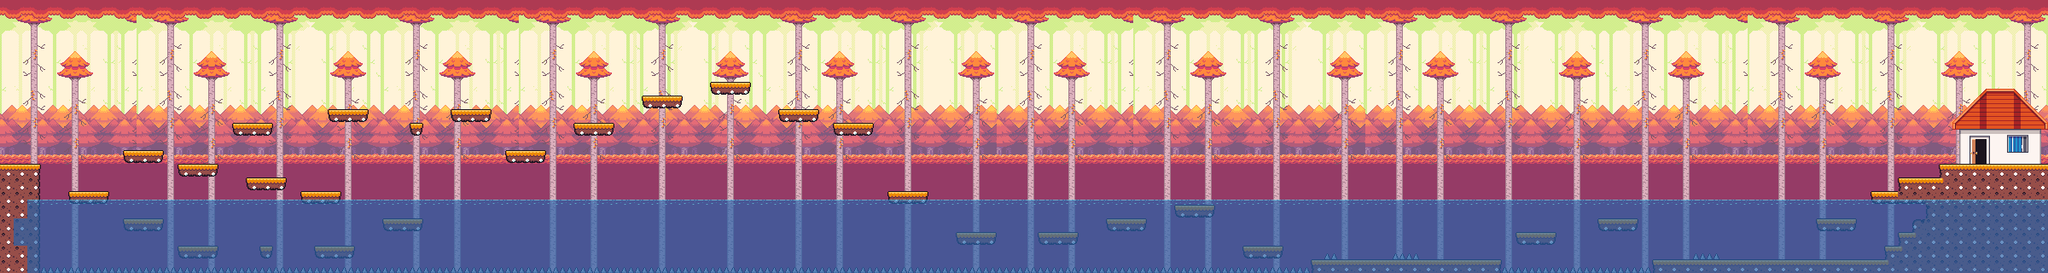

The image is a tile-based game level rendered from a .tmx file. Its description and source (layers, tilesets, objects; grid data summarised) follow:
An orthogonal 150x20 tile map with 16x16 px tiles, 3 tile layers (Background, Platform, Water), 5 tilesets and 154 objects (110x Spike, Checkpoint, Player).

<map version="1.10" tiledversion="1.11.2" orientation="orthogonal" renderorder="right-down" width="150" height="20" tilewidth="16" tileheight="16" infinite="0" nextlayerid="6" nextobjectid="173">
 <tileset firstgid="1" source="_Complete_static_BG_(288 x 208)Autumn.tsx" />
 <tileset firstgid="235" source="Terrain (16 x 16) mush.tsx" />
 <tileset firstgid="405" source="Water_frames (16 x 32).tsx" />
 <tileset firstgid="409" source="House (112 x 96).tsx" />
 <tileset firstgid="499" source="spikes.tsx" />
 <layer id="1" name="Background" width="150" height="20">
  <data>[3000 cells, 3000 non-empty, 234 distinct tile ids]</data>
 </layer>
 <layer id="2" name="Platform" width="150" height="20">
  <data>[3000 cells, 375 non-empty, 61 distinct tile ids]</data>
 </layer>
 <objectgroup id="5" name="Spawnpoints">
  <object id="45" type="Checkpoint" x="2288" y="96" width="112" height="96" />
  <object id="46" name="Player" type="Player" x="16" y="160" width="24" height="24" />
  <object id="47" type="Spike" x="48" y="304" width="16" height="16" />
  <object id="48" type="Spike" x="64" y="304" width="16" height="16" />
  <object id="49" type="Spike" x="80" y="304" width="16" height="16" />
  <object id="50" type="Spike" x="96" y="304" width="16" height="16" />
  <object id="51" type="Spike" x="112" y="304" width="16" height="16" />
  <object id="52" type="Spike" x="128" y="304" width="16" height="16" />
  <object id="53" type="Spike" x="144" y="304" width="16" height="16" />
  <object id="54" type="Spike" x="160" y="304" width="16" height="16" />
  <object id="55" type="Spike" x="176" y="304" width="16" height="16" />
  <object id="56" type="Spike" x="192" y="304" width="16" height="16" />
  <object id="57" type="Spike" x="208" y="304" width="16" height="16" />
  <object id="58" type="Spike" x="224" y="304" width="16" height="16" />
  <object id="59" type="Spike" x="240" y="304" width="16" height="16" />
  <object id="60" type="Spike" x="256" y="304" width="16" height="16" />
  <object id="61" type="Spike" x="272" y="304" width="16" height="16" />
  <object id="62" type="Spike" x="304" y="304" width="16" height="16" />
  <object id="63" type="Spike" x="320" y="304" width="16" height="16" />
  <object id="64" type="Spike" x="336" y="304" width="16" height="16" />
  <object id="65" type="Spike" x="352" y="304" width="16" height="16" />
  <object id="66" type="Spike" x="368" y="304" width="16" height="16" />
  <object id="67" type="Spike" x="384" y="304" width="16" height="16" />
  <object id="68" type="Spike" x="416" y="304" width="16" height="16" />
  <object id="69" type="Spike" x="432" y="304" width="16" height="16" />
  <object id="70" type="Spike" x="448" y="304" width="16" height="16" />
  <object id="71" type="Spike" x="480" y="304" width="16" height="16" />
  <object id="72" type="Spike" x="496" y="304" width="16" height="16" />
  <object id="73" type="Spike" x="512" y="304" width="16" height="16" />
  <object id="74" type="Spike" x="560" y="304" width="16" height="16" />
  <object id="75" type="Spike" x="576" y="304" width="16" height="16" />
  <object id="76" type="Spike" x="592" y="304" width="16" height="16" />
  <object id="77" type="Spike" x="624" y="304" width="16" height="16" />
  <object id="78" type="Spike" x="640" y="304" width="16" height="16" />
  <object id="79" type="Spike" x="656" y="304" width="16" height="16" />
  <object id="80" type="Spike" x="672" y="304" width="16" height="16" />
  <object id="81" type="Spike" x="688" y="304" width="16" height="16" />
  <object id="82" type="Spike" x="704" y="304" width="16" height="16" />
  <object id="83" type="Spike" x="736" y="304" width="16" height="16" />
  <object id="84" type="Spike" x="752" y="304" width="16" height="16" />
  <object id="85" type="Spike" x="768" y="304" width="16" height="16" />
  <object id="86" type="Spike" x="784" y="304" width="16" height="16" />
  <object id="87" type="Spike" x="800" y="304" width="16" height="16" />
  <object id="88" type="Spike" x="816" y="304" width="16" height="16" />
  <object id="89" type="Spike" x="832" y="304" width="16" height="16" />
  <object id="90" type="Spike" x="848" y="304" width="16" height="16" />
  <object id="91" type="Spike" x="864" y="304" width="16" height="16" />
  <object id="92" type="Spike" x="864" y="304" width="16" height="16" />
  <object id="93" type="Spike" x="880" y="304" width="16" height="16" />
  <object id="94" type="Spike" x="896" y="304" width="16" height="16" />
  <object id="95" type="Spike" x="899" y="304" width="16" height="16" />
  <object id="96" type="Spike" x="915" y="304" width="16" height="16" />
  <object id="97" type="Spike" x="931" y="304" width="16" height="16" />
  <object id="98" type="Spike" x="944" y="304" width="16" height="16" />
  <object id="99" type="Spike" x="960" y="304" width="16" height="16" />
  <object id="100" type="Spike" x="976" y="304" width="16" height="16" />
  <object id="101" type="Spike" x="976" y="304" width="16" height="16" />
  <object id="102" type="Spike" x="992" y="304" width="16" height="16" />
  <object id="103" type="Spike" x="1008" y="304" width="16" height="16" />
  <object id="104" type="Spike" x="1008" y="304" width="16" height="16" />
  <object id="105" type="Spike" x="1024" y="304" width="16" height="16" />
  <object id="106" type="Spike" x="1040" y="304" width="16" height="16" />
  <object id="107" type="Spike" x="1088" y="304" width="16" height="16" />
  <object id="108" type="Spike" x="1104" y="304" width="16" height="16" />
  <object id="109" type="Spike" x="1120" y="304" width="16" height="16" />
  <object id="110" type="Spike" x="1040" y="304" width="16" height="16" />
  <object id="111" type="Spike" x="1056" y="304" width="16" height="16" />
  <object id="112" type="Spike" x="1072" y="304" width="16" height="16" />
  <object id="113" type="Spike" x="1120" y="304" width="16" height="16" />
  <object id="114" type="Spike" x="1136" y="304" width="16" height="16" />
  <object id="115" type="Spike" x="1152" y="304" width="16" height="16" />
  <object id="116" type="Spike" x="1184" y="304" width="16" height="16" />
  <object id="117" type="Spike" x="1200" y="304" width="16" height="16" />
  <object id="118" type="Spike" x="1216" y="304" width="16" height="16" />
  <object id="119" type="Spike" x="1232" y="304" width="16" height="16" />
  <object id="120" type="Spike" x="1248" y="304" width="16" height="16" />
  <object id="121" type="Spike" x="1264" y="304" width="16" height="16" />
  <object id="122" type="Spike" x="1296" y="304" width="16" height="16" />
  <object id="123" type="Spike" x="1312" y="304" width="16" height="16" />
  <object id="124" type="Spike" x="1328" y="304" width="16" height="16" />
  <object id="125" type="Spike" x="1344" y="304" width="16" height="16" />
  <object id="126" type="Spike" x="1360" y="304" width="16" height="16" />
  <object id="127" type="Spike" x="1376" y="304" width="16" height="16" />
  <object id="128" type="Spike" x="1376" y="304" width="16" height="16" />
  <object id="129" type="Spike" x="1392" y="304" width="16" height="16" />
  <object id="130" type="Spike" x="1408" y="304" width="16" height="16" />
  <object id="131" type="Spike" x="1424" y="304" width="16" height="16" />
  <object id="132" type="Spike" x="1440" y="304" width="16" height="16" />
  <object id="133" type="Spike" x="1456" y="304" width="16" height="16" />
  <object id="134" type="Spike" x="1472" y="304" width="16" height="16" />
  <object id="135" type="Spike" x="1488" y="304" width="16" height="16" />
  <object id="136" type="Spike" x="1504" y="304" width="16" height="16" />
  </objectgroup>
 <layer id="3" name="Water" width="150" height="20" opacity="0.69">
  <data>[3000 cells, 890 non-empty, 2 distinct tile ids]</data>
 </layer>
 <objectgroup id="4" name="Collisions">
  <!-- 42 objects omitted --></objectgroup>
</map>
<!-- 62 of 154 objects omitted -->
